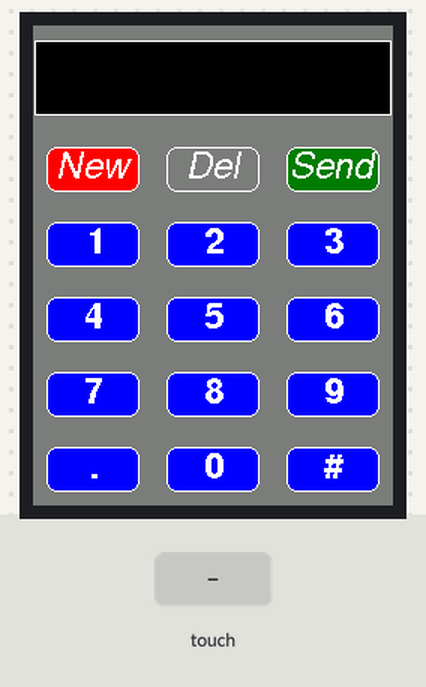
A sketch run on a simulated ESP32. On the bench: 240×320 colour display. Inputs (shaded band) come from the test bench. Storage starts empty.

Above: at 1.6 s.
1.7 s: screen touched at 13 % across, 30 % down
At 2.4 s:
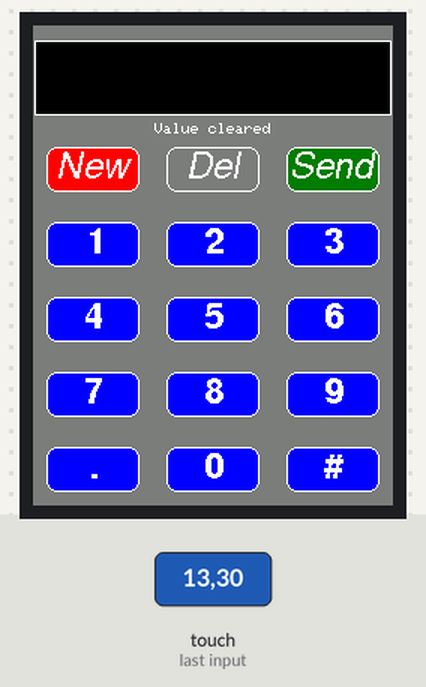
3.3 s: screen touched at 38 % across, 30 % down
At 3.38 s:
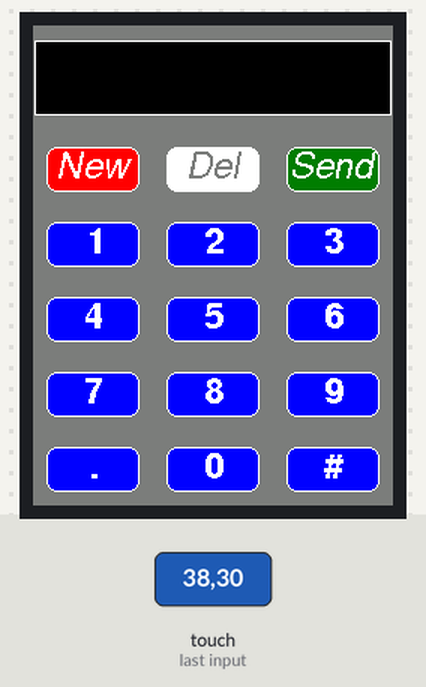
4.9 s: screen touched at 87 % across, 30 % down
At 6.0 s:
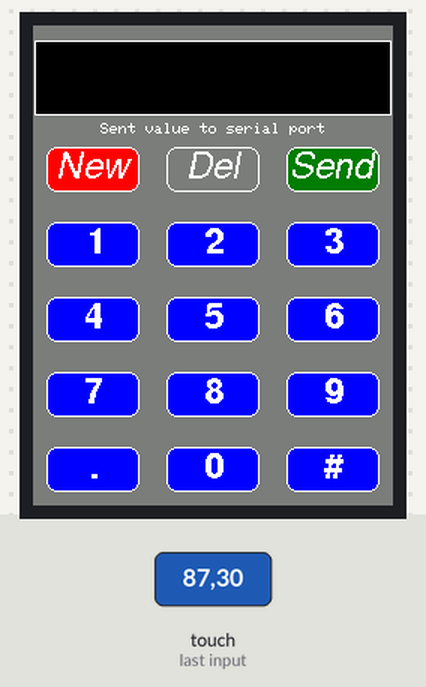
6.5 s: screen touched at 87 % across, 90 % down
At 7.2 s:
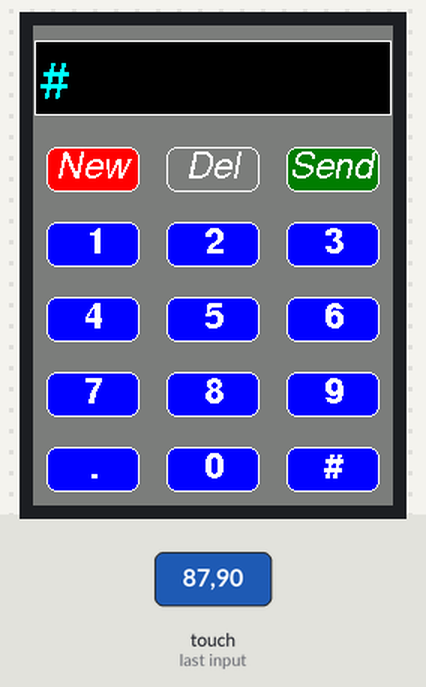
8.1 s: screen touched at 87 % across, 90 % down
At 9.6 s:
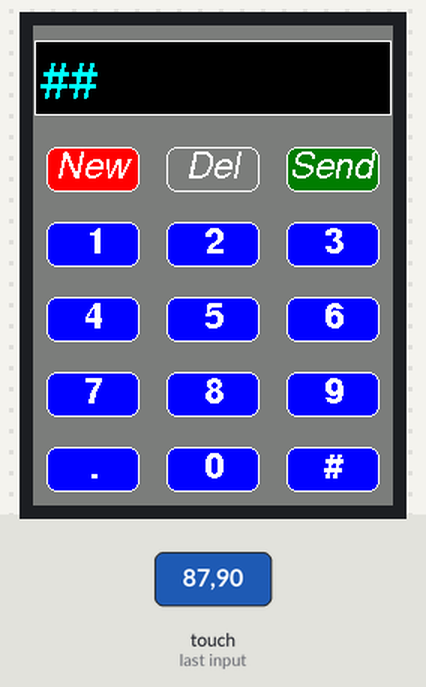
Timing chart, 0 to 10.7 s (numbered marks = the images above; inputs shaded):
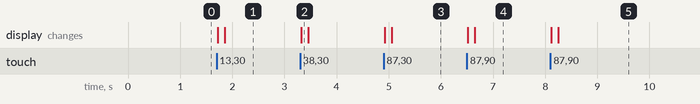

The sketch:

Keypad_240x320.ino
```cpp
/*
  The TFT_eSPI library incorporates an Adafruit_GFX compatible
  button handling class, this sketch is based on the Arduin-o-phone
  example.

  This example diplays a keypad where numbers can be entered and
  send to the Serial Monitor window.

  The sketch has been tested on the ESP8266 (which supports SPIFFS)

  The minimum screen size is 320 x 240 as that is the keypad size.
*/

// The SPIFFS (FLASH filing system) is used to hold touch screen
// calibration data

#include "FS.h"

#include <SPI.h>
#include <TFT_eSPI.h>      // Hardware-specific library

TFT_eSPI tft = TFT_eSPI(); // Invoke custom library

// This is the file name used to store the calibration data
// You can change this to create new calibration files.
// The SPIFFS file name must start with "/".
#define CALIBRATION_FILE "/TouchCalData1"

// Set REPEAT_CAL to true instead of false to run calibration
// again, otherwise it will only be done once.
// Repeat calibration if you change the screen rotation.
#define REPEAT_CAL true

// Keypad start position, key sizes and spacing
#define KEY_X 40 // Centre of key
#define KEY_Y 96
#define KEY_W 62 // Width and height
#define KEY_H 30
#define KEY_SPACING_X 18 // X and Y gap
#define KEY_SPACING_Y 20
#define KEY_TEXTSIZE 1   // Font size multiplier

// Using two fonts since numbers are nice when bold
#define LABEL1_FONT &FreeSansOblique12pt7b // Key label font 1
#define LABEL2_FONT &FreeSansBold12pt7b    // Key label font 2

// Numeric display box size and location
#define DISP_X 1
#define DISP_Y 10
#define DISP_W 238
#define DISP_H 50
#define DISP_TSIZE 3
#define DISP_TCOLOR TFT_CYAN

// Number length, buffer for storing it and character index
#define NUM_LEN 12
char numberBuffer[NUM_LEN + 1] = "";
uint8_t numberIndex = 0;

// We have a status line for messages
#define STATUS_X 120 // Centred on this
#define STATUS_Y 65

// Create 15 keys for the keypad
char keyLabel[15][5] = {"New", "Del", "Send", "1", "2", "3", "4", "5", "6", "7", "8", "9", ".", "0", "#" };
uint16_t keyColor[15] = {TFT_RED, TFT_DARKGREY, TFT_DARKGREEN,
                         TFT_BLUE, TFT_BLUE, TFT_BLUE,
                         TFT_BLUE, TFT_BLUE, TFT_BLUE,
                         TFT_BLUE, TFT_BLUE, TFT_BLUE,
                         TFT_BLUE, TFT_BLUE, TFT_BLUE
                        };

// Invoke the TFT_eSPI button class and create all the button objects
TFT_eSPI_Button key[15];

//------------------------------------------------------------------------------------------

void setup() {
  // Use serial port
  Serial.begin(9600);

  // Initialise the TFT screen
  tft.init();

  // Set the rotation before we calibrate
  tft.setRotation(0);

  // Calibrate the touch screen and retrieve the scaling factors
  touch_calibrate();

  // Clear the screen
  tft.fillScreen(TFT_BLACK);

  // Draw keypad background
  tft.fillRect(0, 0, 240, 320, TFT_DARKGREY);

  // Draw number display area and frame
  tft.fillRect(DISP_X, DISP_Y, DISP_W, DISP_H, TFT_BLACK);
  tft.drawRect(DISP_X, DISP_Y, DISP_W, DISP_H, TFT_WHITE);

  // Draw keypad
  drawKeypad();
}

//------------------------------------------------------------------------------------------

void loop(void) {
  uint16_t t_x = 0, t_y = 0; // To store the touch coordinates

  // Pressed will be set true is there is a valid touch on the screen
  boolean pressed = tft.getTouch(&t_x, &t_y);

  // / Check if any key coordinate boxes contain the touch coordinates
  for (uint8_t b = 0; b < 15; b++) {
    if (pressed && key[b].contains(t_x, t_y)) {
      key[b].press(true);  // tell the button it is pressed
    } else {
      key[b].press(false);  // tell the button it is NOT pressed
    }
  }

  // Check if any key has changed state
  for (uint8_t b = 0; b < 15; b++) {

    if (b < 3) tft.setFreeFont(LABEL1_FONT);
    else tft.setFreeFont(LABEL2_FONT);

    if (key[b].justReleased()) key[b].drawButton();     // draw normal

    if (key[b].justPressed()) {
      key[b].drawButton(true);  // draw invert

      // if a numberpad button, append the relevant # to the numberBuffer
      if (b >= 3) {
        if (numberIndex < NUM_LEN) {
          numberBuffer[numberIndex] = keyLabel[b][0];
          numberIndex++;
          numberBuffer[numberIndex] = 0; // zero terminate
        }
        status(""); // Clear the old status
      }

      // Del button, so delete last char
      if (b == 1) {
        numberBuffer[numberIndex] = 0;
        if (numberIndex > 0) {
          numberIndex--;
          numberBuffer[numberIndex] = 0;//' ';
        }
        status(""); // Clear the old status
      }

      if (b == 2) {
        status("Sent value to serial port");
        Serial.println(numberBuffer);
      }
      // we dont really check that the text field makes sense
      // just try to call
      if (b == 0) {
        status("Value cleared");
        numberIndex = 0; // Reset index to 0
        numberBuffer[numberIndex] = 0; // Place null in buffer
      }

      // Update the number display field
      tft.setTextDatum(TL_DATUM);        // Use top left corner as text coord datum
      tft.setFreeFont(&FreeSans18pt7b);  // Choose a nicefont that fits box
      tft.setTextColor(DISP_TCOLOR);     // Set the font colour

      // Draw the string, the value returned is the width in pixels
      int xwidth = tft.drawString(numberBuffer, DISP_X + 4, DISP_Y + 12);

      // Now cover up the rest of the line up by drawing a black rectangle.  No flicker this way
      // but it will not work with italic or oblique fonts due to character overlap.
      tft.fillRect(DISP_X + 4 + xwidth, DISP_Y + 1, DISP_W - xwidth - 5, DISP_H - 2, TFT_BLACK);

      delay(10); // UI debouncing
    }
  }
}

//------------------------------------------------------------------------------------------

void drawKeypad()
{
  // Draw the keys
  for (uint8_t row = 0; row < 5; row++) {
    for (uint8_t col = 0; col < 3; col++) {
      uint8_t b = col + row * 3;

      if (b < 3) tft.setFreeFont(LABEL1_FONT);
      else tft.setFreeFont(LABEL2_FONT);

      key[b].initButton(&tft, KEY_X + col * (KEY_W + KEY_SPACING_X),
                        KEY_Y + row * (KEY_H + KEY_SPACING_Y), // x, y, w, h, outline, fill, text
                        KEY_W, KEY_H, TFT_WHITE, keyColor[b], TFT_WHITE,
                        keyLabel[b], KEY_TEXTSIZE);
      key[b].drawButton();
    }
  }
}

//------------------------------------------------------------------------------------------

void touch_calibrate()
{
  uint16_t calData[5];
  uint8_t calDataOK = 0;

  // check file system exists
  if (!SPIFFS.begin()) {
    Serial.println("Formating file system");
    SPIFFS.format();
    SPIFFS.begin();
  }

  // check if calibration file exists and size is correct
  if (SPIFFS.exists(CALIBRATION_FILE)) {
    if (REPEAT_CAL)
    {
      // Delete if we want to re-calibrate
      SPIFFS.remove(CALIBRATION_FILE);
    }
    else
    {
      File f = SPIFFS.open(CALIBRATION_FILE, "r");
      if (f) {
        if (f.readBytes((char *)calData, 14) == 14)
          calDataOK = 1;
        f.close();
      }
    }
  }

  if (calDataOK && !REPEAT_CAL) {
    // calibration data valid
    tft.setTouch(calData);
  } else {
    // data not valid so recalibrate
    tft.fillScreen(TFT_BLACK);
    tft.setCursor(20, 0);
    tft.setTextFont(2);
    tft.setTextSize(1);
    tft.setTextColor(TFT_WHITE, TFT_BLACK);

    tft.println("Touch corners as indicated");

    tft.setTextFont(1);
    tft.println();

    if (REPEAT_CAL) {
      tft.setTextColor(TFT_RED, TFT_BLACK);
      tft.println("Set REPEAT_CAL to false to stop this running again!");
    }

    tft.calibrateTouch(calData, TFT_MAGENTA, TFT_BLACK, 15);

    tft.setTextColor(TFT_GREEN, TFT_BLACK);
    tft.println("Calibration complete!");

    // store data
    File f = SPIFFS.open(CALIBRATION_FILE, "w");
    if (f) {
      f.write((const unsigned char *)calData, 14);
      f.close();
    }
  }
}

//------------------------------------------------------------------------------------------

// Print something in the mini status bar
void status(const char *msg) {
  tft.setTextPadding(240);
  //tft.setCursor(STATUS_X, STATUS_Y);
  tft.setTextColor(TFT_WHITE, TFT_DARKGREY);
  tft.setTextFont(0);
  tft.setTextDatum(TC_DATUM);
  tft.setTextSize(1);
  tft.drawString(msg, STATUS_X, STATUS_Y);
}

//------------------------------------------------------------------------------------------
```

Measured:
- after the input at 1.7 s, the display: first changes at once (image 1 shows a later state)
- after the input at 3.3 s, the display: changes at once (image 2)
- after the input at 4.9 s, the display: first changes at once (image 3 shows a later state)
- after the input at 6.5 s, the display: first changes at once (image 4 shows a later state)
- after the input at 8.1 s, the display: first changes at once (image 5 shows a later state)
